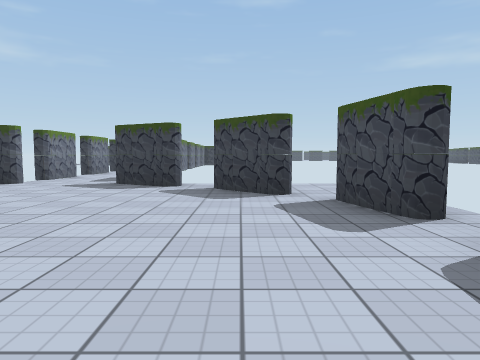
view 1 (above)

12 first-person views from a walk through a 3-D level made in the Unity game engine. The camera is 1.2 m above the floor, tilts 4° down and sees 70° across. The floor is counted in squares, 2 m on a side. Each view is taken from the middle of a square. On the plan, view 1 faces up. The plan holds only what a view shows up to about 10 squares ahead; the rest is blank. The place goes on beyond the plan. The player is left out. Some animated figures are left out. Some surface patterns are stand-ins.

view 2
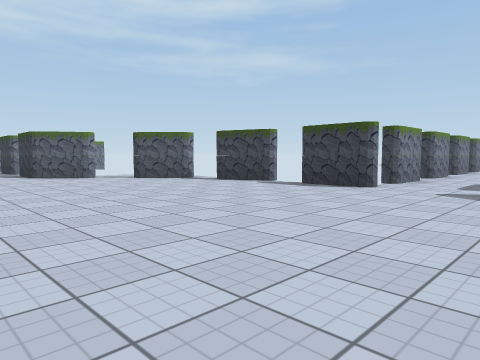

view 3
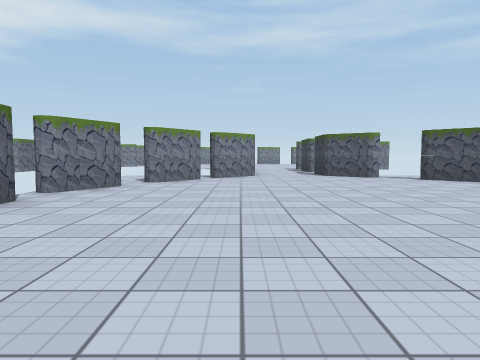

view 4
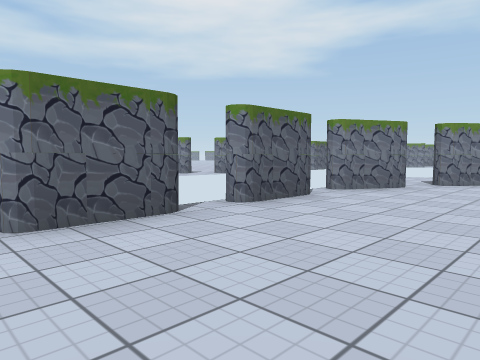

view 5
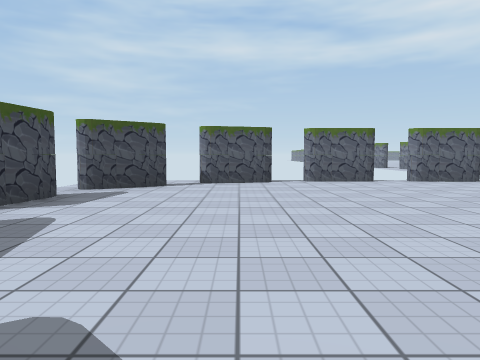

view 6
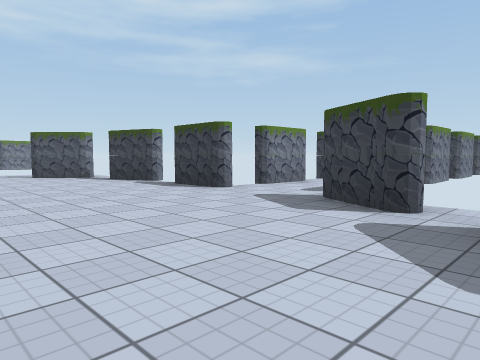

view 7
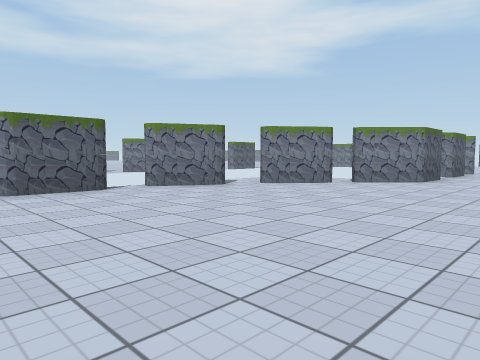

view 8
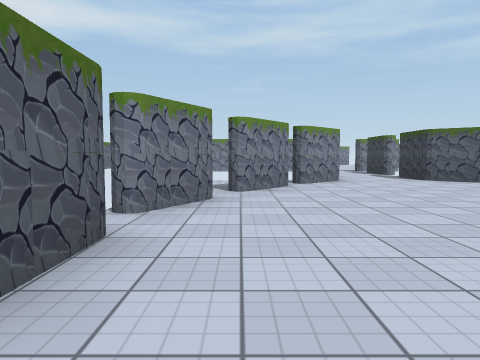

view 9
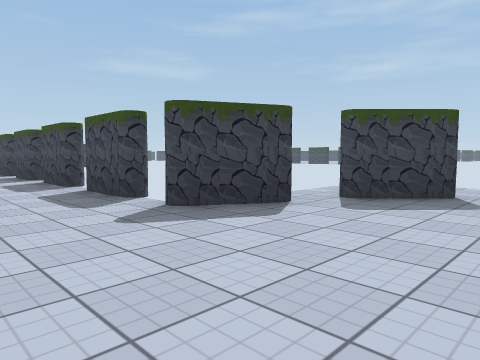

view 10
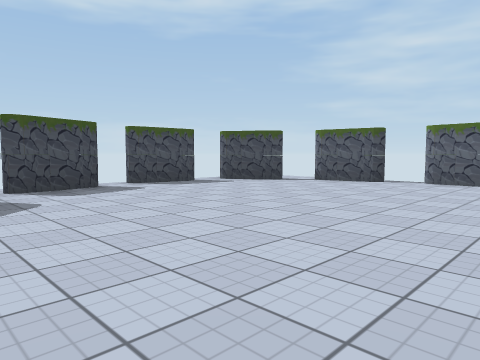

view 11
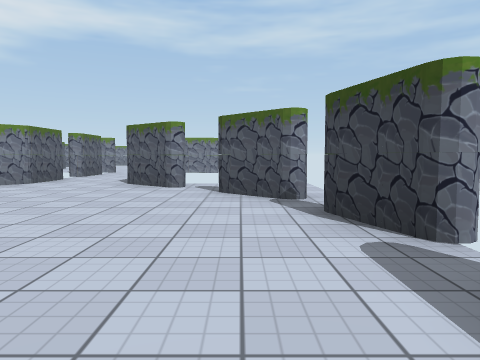

view 12
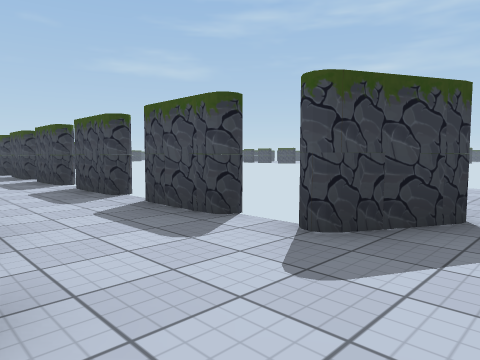

### Floor plan
Key: @ floor where view 1 was taken; # wall or solid block; x gap in a wall; . floor; O other object.
Columns run from 16 left of view 1 to 2 right of it. Each row starts with its distance up from view 1.
 17              .O
 16              .x
 15              .x
 14             ..O
 13             ..
 12            O..O
 11            x..x
 10            x..x
  9            O..O
  8         # O#..
  7      ##xO.....Ox##
  6      #O.........O#
  5     x...........###
  4   xOO............#O
  3  ..................
  2  .................O
  1 OxxOO.............O
  0     ##..........@##
 -1     .OO..........#
 -2     .. xO.OxxO.Ox

Where each view was taken, in squares from view 1:
view 1: 0 up, 0 right, facing up
view 2: 1 up, 2 left, facing up-left
view 3: 1 up, 2 left, facing left
view 4: 1 up, 2 left, facing down-left
view 5: 6 up, 1 left, facing down
view 6: 3 up, 0 right, facing up-left
view 7: 4 up, 4 left, facing down-left
view 8: 1 down, 4 left, facing left
view 9: 4 up, 5 left, facing up-right
view 10: 6 up, 5 left, facing down-right
view 11: 6 up, 5 left, facing left
view 12: 6 up, 5 left, facing up-right
